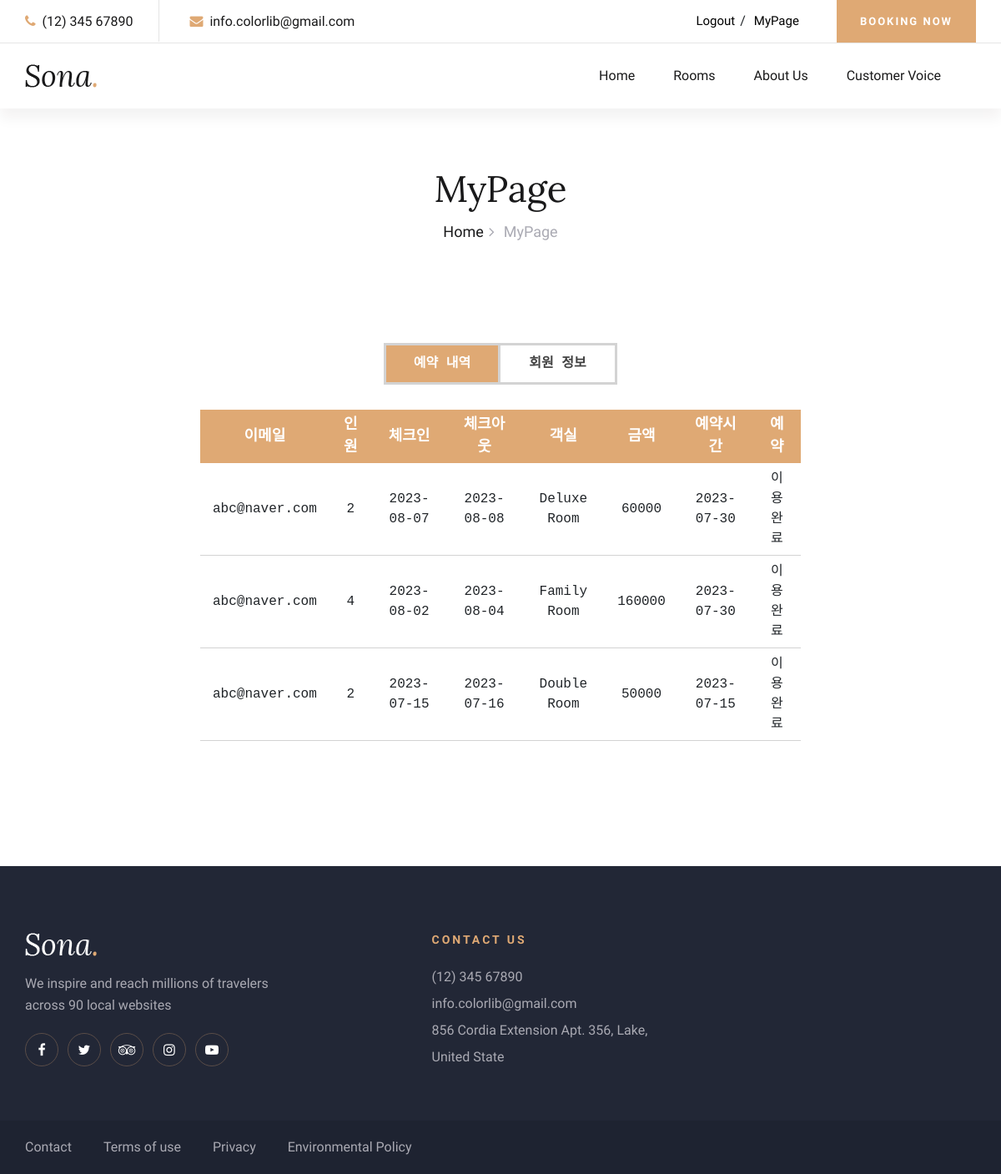
The page /mypage/mypage-1/ (signed in) on the database as committed earlier.
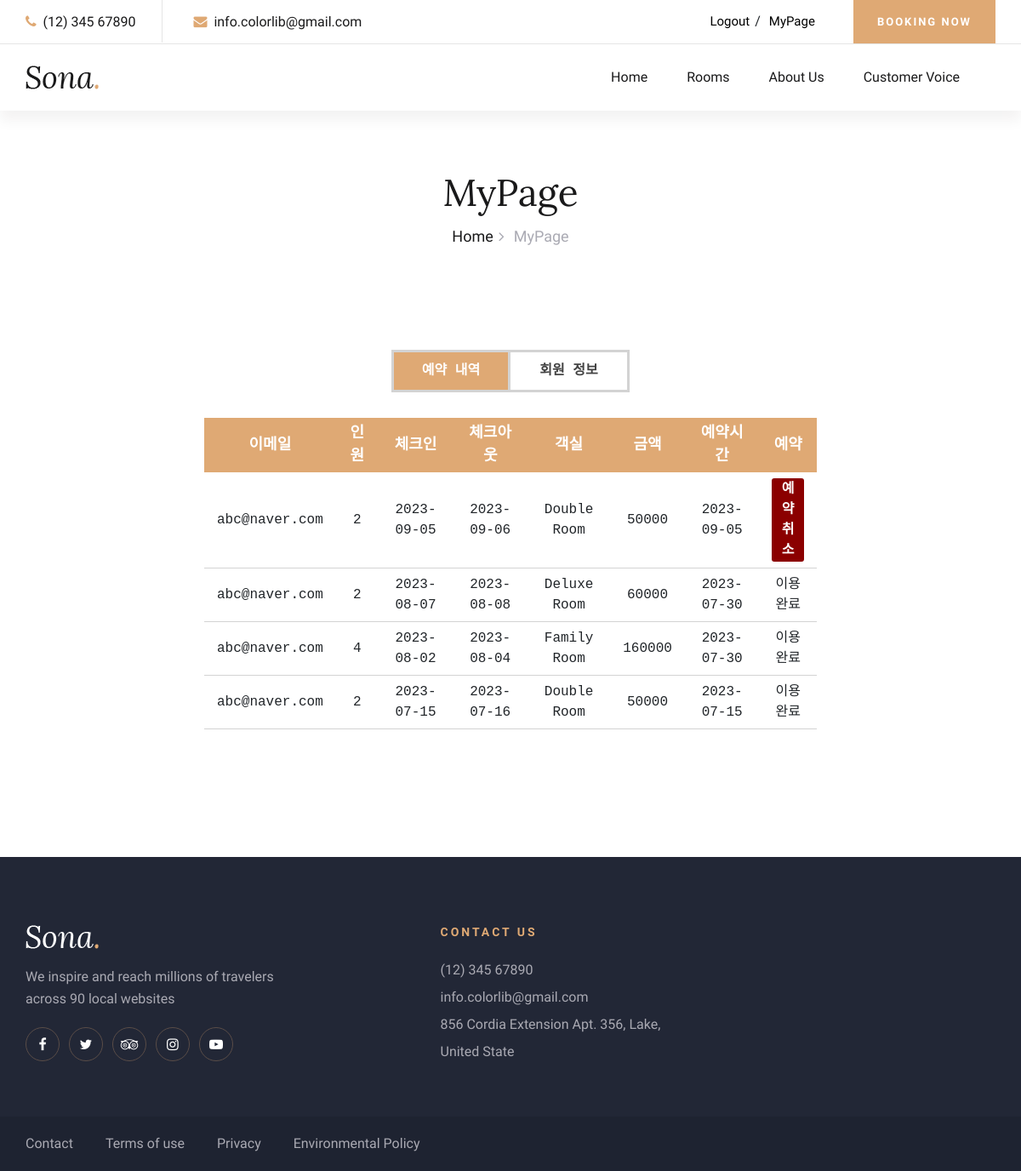
The same page on the database as committed later.
### booking/models.py (models this page shows, shortened)
class Reservation(models.Model):
    user = models.ForeignKey(User, on_delete=models.CASCADE)
    room = models.ForeignKey(Room, on_delete=models.CASCADE)
    check_in = models.DateField()
    check_out = models.DateField()
    guest_count = models.IntegerField()
    card_number = models.CharField(max_length=16)
    expiry_date = models.CharField(max_length=5)
    guest_name = models.CharField(max_length=100)
    created_at = models.DateTimeField(auto_now_add=True)
    total_price=models.IntegerField()

class Room(models.Model):
    name = models.CharField(max_length=100)
    image = models.ImageField(upload_to='UploadAdminImages/') # 관리자 페이지에서 업로드 가능
    price = models.PositiveIntegerField()
    size = models.PositiveIntegerField()
    capacity = models.PositiveIntegerField()
    def __str__(self):
        return self.name

### mypage/views.py (the view)
# urls.py: path('mypage-1/', mypage_1, name='mypage_1'),
@login_required
def mypage_1(request):
    reservations = Reservation.objects.filter(user=request.user).order_by('-created_at')
    current_date = timezone.now().date()
    return render(request, 'mypage-1.html', {'reservations': reservations,'current_date': current_date})

### mypage/templates/mypage-1.html (shortened to what the changed rows need)
{% load static %}
<!DOCTYPE html>
<html lang="zxx">
  <head>
    <link
      rel="stylesheet"
      href="../../static/css/bootstrap.min.css"
      type="text/css"
    />
    <link
      rel="stylesheet"
      href="../../static/css/font-awesome.min.css"
      type="text/css"
    />
    <link
      rel="stylesheet"
      href="../../static/css/elegant-icons.css"
      type="text/css"
    />
    <link
      rel="stylesheet"
      href="../../static/css/flaticon.css"
      type="text/css"
    />
    <link
      rel="stylesheet"
      href="../../static/css/owl.carousel.min.css"
      type="text/css"
    />
    <link
      rel="stylesheet"
      href="../../static/css/nice-select.css"
      type="text/css"
    />
    <link
      rel="stylesheet"
      href="../../static/css/jquery-ui.min.css"
      type="text/css"
    />
    <link
      rel="stylesheet"
      href="../../static/css/magnific-popup.css"
      type="text/css"
    />
    <link
      rel="stylesheet"
      href="../../static/css/slicknav.min.css"
      type="text/css"
    />
    <link rel="stylesheet" href="../../static/css/style.css" type="text/css" />
    <link rel="stylesheet" href="../../static/css/templatesPrivate/mypage-1.css" type="text/css" />
  </head>
  <body>
    <div class="breadcrumb-section">
      <div class="container">
        <div class="row">
          <div class="col-lg-12">
            <div class="breadcrumb-text">
              <h2>MyPage</h2>
            </div>
          </div>
        </div>
      </div>
    </div>
    <div class="mypage" style="font-family: 'Courier New', Courier, monospace">
      {% if reservations %}
      <table>
        <thead>
          <tr>
            <th>이메일</th>
            <th>인원</th>
            <th>체크인</th>
            <th>체크아웃</th>
            <th>객실</th>
            <th>금액</th>
            <th>예약시간</th>
            <th>예약</th>
          </tr>
        </thead>
        <tbody>
          {% for reservation in reservations %}
          <tr>
            <td>{{ reservation.user }}</td>
            <td>{{ reservation.guest_count }}</td>
            <td>{{ reservation.check_in|date:"Y-m-d" }}</td>
            <td>{{ reservation.check_out|date:"Y-m-d" }}</td>
            <td>{{ reservation.room }}</td>
            <td>{{ reservation.total_price }}</td>
            <td>{{ reservation.created_at|date:"Y-m-d" }}</td>
            <td>
              {% if reservation.check_out < current_date %}
              이용완료
              {% else %}
                <form action="{% url 'booking:reservation_delete' reservation.pk %}" method="post">
                <button type="submit" class="delete_btn">예약 취소</button>
                </form>
              {% endif %}
            </td>
          </tr>
          {% endfor %}
        </tbody>
      </table>
      {% else %}
      <p style="text-align: center; margin-top: px">예약 내역이 없습니다.</p>
      {% endif %}
    </div>
  </body>
</html>

Rows that differ between the two databases and show on the page:
added Reservation: user "abc@naver.com", guest_count "2", check_in "2023-09-05", check_out "2023-09-06", room "Double Room", total_price "50000", created_at "2023-09-05", shows "예약 취소"
